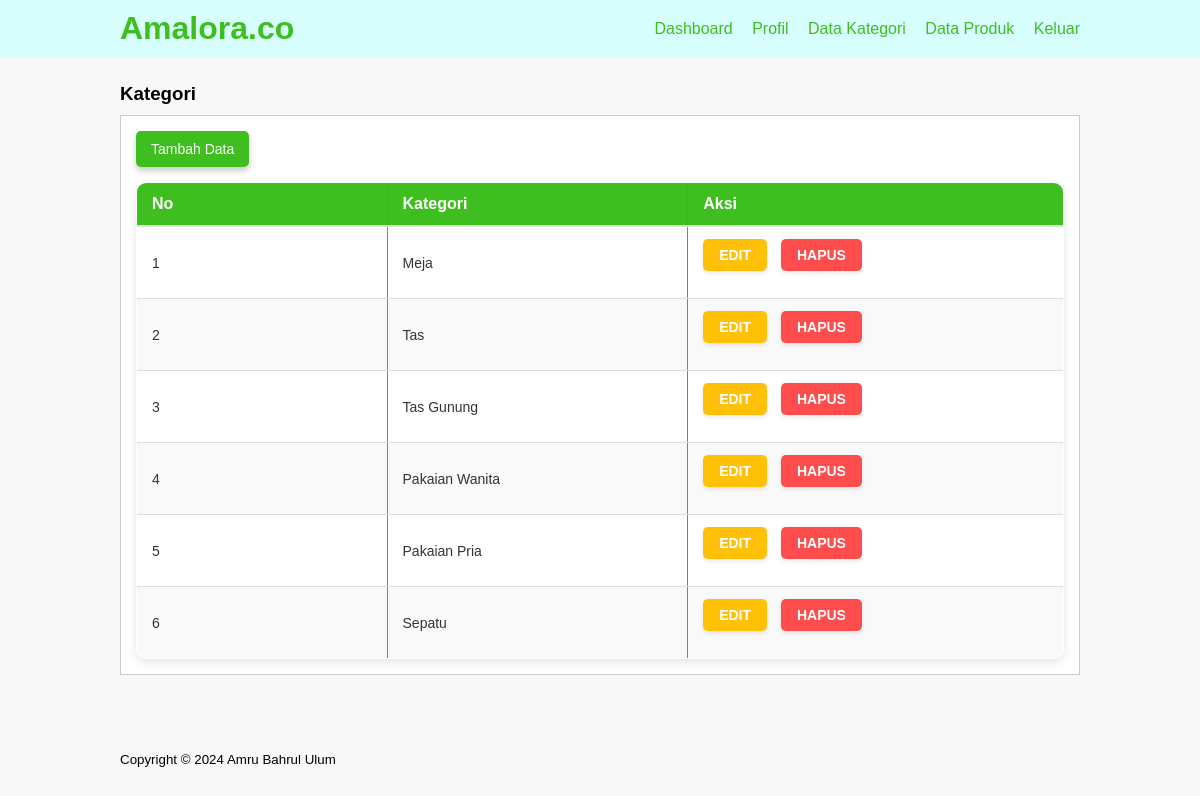
Page /data-kategori.php (signed in) on the committed database.
### tables this page shows
CREATE TABLE `tb_category` (
  `category_id` int(11) NOT NULL,
  `category_name` varchar(25) NOT NULL
);

### data-kategori.php (the view, shortened to what this page needs)
<?php
include 'db.php';
?>
<!DOCTYPE html>
<html lang="en">
<head>
    <link rel="stylesheet" href="style.css">
</head>
<body>
    <header>
        <div class="container">
            <h1><a href="dashboard.php">Amalora.co</a></h1>
            <ul>
                <li><a href="dashboard.php">Dashboard</a></li>
                <li><a href="profil.php">Profil</a></li>
                <li><a href="data-kategori.php">Data Kategori</a></li>
                <li><a href="data-produk.php">Data Produk</a></li>
                <li><a href="keluar.php">Keluar</a></li>
            </ul>
        </div>
    </header>
    <div class="section">
        <div class="container">
            <h3>Kategori</h3>
            <div class="box">
                            <a href="tambah-kategori.php" class="btn btn-info">Tambah Data</a>
              <table  border="1" cellspacing="0" class="table">
                <thead>
                    <tr>
                        <th>No</th>
                        <th>Kategori</th>
                        <th>Aksi</th>
                    </tr>
                </thead>
                <tbody>
                    <?php
                    $no = 1;
                    $kategori = mysqli_query($conn, "SELECT * FROM tb_category ORDER BY category_id DESC");
                   if(mysqli_num_rows($kategori)> 0){
                    while ($row = mysqli_fetch_array($kategori)){
                          ?>
                    <tr>
                        <td><?php echo $no++ ?></td>
                        <td><?php echo $row['category_name'] ?> </td>
                        <td>
                 <a href="edit-kategori.php?id=<?php echo $row['category_id'] ?>" class="btn btn-edit">Edit</a>
            <a href="proses-hapus.php?idk=<?php echo $row['category_id'] ?>" onclick="return confirm('yakin ingin dihapus?')"class="btn btn-hapus" >Hapus</a>
             </td>
                    </tr>
                    <?php }} else { ?>
                        <tr>
                            <td colspan="3"> Tidak ada data</td>
                        </tr>
                        <?php } ?>
                </tbody>
              </table>
            </div>
        </div>
    </div>
    <footer>
        <div class="container">
            <small>Copyright &copy 2024 Amru Bahrul Ulum</small>
        </div>
    </footer>
</body>
</html>

### style.css (style rules this page uses)
* { padding: 0; margin: 0; font-family: sans-serif; }
body { background-color: #f8f8f8; }
.btn { padding: 10px 20px; background-color: #3fbe20; color: white; width: auto; border: none; border-radius: 5px; cursor: pointer; box-shadow: 0px 4px 6px #00000033; display: inline-block; margin-bottom: 15px; }
a { color: inherit; text-decoration: none; }
header { background-color: #d7fffd ; color: #fff; }
header h1 { float: left; padding: 10px 0; }
header h1 a { color:#3fbe20; }
header li a { color:#3fbe20; }
header ul { float: right; }
header ul li { display: inline-block; }
header ul li a { padding: 20px 0 20px 15px; display: inline-block; }
.container { width: 80%; margin: 0 auto; }
.container::after { content: ''; display: block; clear: both; }
.section { padding: 25px 0; }
.box { background-color: #fff; border: 1px solid #ccc; padding: 15px; box-sizing: border-box; margin: 10px 0 25px 0; text-align: left; }
.box::after { content: ''; display: block; clear: both; }
footer { padding: 25px 0; }
.table { width: 100%; border-collapse: collapse; background-color: #fff; box-shadow: 0 4px 8px rgba(0, 0, 0, 0.1); border-radius: 10px; overflow: hidden; }
.table thead { background-color:#3fbe20; color: #fff; }
.table thead th { padding: 12px 15px; text-align: left; font-weight: bold; font-size: 16px; border-bottom: 2px solid #ddd; }
.table thead tr th { color: #fff; }
.table tbody tr { border-bottom: 1px solid #ddd;; transition: background-color 0.3s; }
.table tbody tr:nth-child(even) { background-color: #f9f9f9; }
.table tbody td { padding: 12px 15px; color: #333; font-size: 14px; vertical-align: middle; }
.table .btn { padding: 8px 16px; border-radius: 5px; font-size: 14px; cursor: pointer; transition: background-color 0.3s ease; text-transform: uppercase; font-weight: bold; box-shadow: 0 2px 4px rgba(0, 0, 0, 0.1); }
.table .btn-edit { background-color: #ffc107; color: #fff; }
.table tr td:first-child { width: 10%; }
.table tr td:nth-child(2) { width: 70%; }
.btn-edit { padding: 10px 20px; background-color: #ddff04; color: black; border: none; border-radius: 5px; cursor: pointer; text-decoration: none; box-shadow: 0px 4px 6px #00000033; }
.btn-hapus { padding: 10px 20px; background-color: #ff4c4c; color: white; border: none; border-radius: 5px; cursor: pointer; text-decoration: none; box-shadow: 0px 4px 6px #00000033; }
.btn { padding: 10px 15px; font-size: 14px; color: white; text-decoration: none; border-radius: 5px; margin-right: 10px; display: inline-block; cursor: pointer; }
.table tbody td:nth-child(2) { width: 12%; }
.table tbody td:nth-child(3), .table tbody td:nth-child(4) { width: 15%; }

### rows in the picture
tb_category: category_name "Meja"
tb_category: category_name "Tas"
tb_category: category_name "Tas Gunung"
tb_category: category_name "Pakaian Wanita"
tb_category: category_name "Pakaian Pria"
tb_category: category_name "Sepatu"
